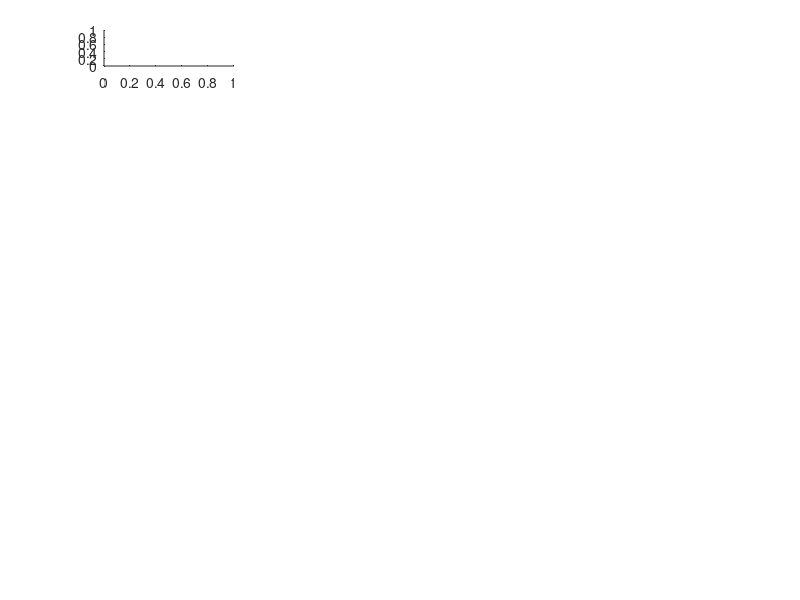

Write the MATLAB code that produced this figure. (Note: this script raises an error after producing the figure.)
% f_mf_burst = figure('Position', [488 1.8000 680.3150 857.9636],...
%     'Color','w');

% show_individual_traces = true;

left_edge = 0.13;
top_edge = 0.95;

left_edge_mf = 0.32;

burst_p_width = 0.1625;
burst_p_height = 0.06;
mf_p_width = 0.61;
height_space = 0.01;

x_scale_factor = 37.5;

%% Panel for burst input
ax_pos_burst = [left_edge top_edge-burst_p_height burst_p_width burst_p_height];
ax_burst_input = axes('Position', ax_pos_burst);
x_time = (1:30*Fs)/Fs;
dummy_y = zeros(size(x_time));
dummy_y(5*Fs:5.2*Fs) = 100;
plot(x_time,dummy_y,'Color',input_color)
xlim([4.5 4.5+burst_p_width*x_scale_factor])
ylim([0 150])
title('20x 100 spk/s Burst')
t1 = text(ax_burst_input,3.5, ax_burst_input.YLim(2)/2,'Input','Rotation',90,...
    'HorizontalAlignment','center');

standardAx(ax_burst_input);
ax_burst_input.XRuler.Visible = 'off';
ax_burst_input.YRuler.Visible = 'off';
ylabel('Input')
scale_opts = struct();
scale_opts.xlabel = 's';
scale_opts.ylabel = 'spk/s';
add_scale_bar(ax_burst_input,[1,50],scale_opts);


%% Panel for MF input
ax_pos_mf = [left_edge_mf top_edge-burst_p_height mf_p_width burst_p_height];
ax_mfburst_input = axes('Position', ax_pos_mf);
plot(x_time,time2rate(round(prot_timings{3}*20),Fs,30),'Color',input_color)
title('In vivo bursting MF')
xlim([0 mf_p_width*x_scale_factor])
standardAx(ax_mfburst_input);
ax_mfburst_input.XRuler.Visible = 'off';
ax_mfburst_input.YRuler.Visible = 'off';
scale_opts = struct();
scale_opts.ylabel = 'spk/s';
scale_opts.xlabel = 's';
add_scale_bar(ax_mfburst_input,[1,250],scale_opts);




%% Panel for fast cell burst reponse
% curr_cell_data = allData_invivo{3};
% curr_freqs = curr_cell_data.freqs{1}(:,1:2);
% cell 3 (1561), was original, cell 9 (1800) was ugly replacement
curr_cell_data = allData_invivo{10};
curr_freqs = curr_cell_data.freqs{1}(:,1:3);
curr_freqs = vertcat(curr_freqs{:});
curr_freqs = curr_freqs(:,1:30*Fs);
fast_ylim = [0 200];

ax_pos_burst(2) = ax_pos_burst(2)-burst_p_height-height_space;
ax_fast_burst = axes('Position', ax_pos_burst);

hold on
if show_individual_traces
    for ii = 1:3
        plot(x_time,curr_freqs(ii,:),'Color',[0.85 0.85 0.85])
    end
end
y_data = mean(curr_freqs);
if median_fltr
    y_data = medfilt1(y_data,Fs*0.02);
end

plot((1:numel(y_data))/Fs,y_data,'k')
hold off
xlim([4.5 4.5+burst_p_width*x_scale_factor])
ylim(fast_ylim);
t1 = text(ax_fast_burst,3.5, ax_fast_burst.YLim(2)/2,'Fast cell','Rotation',90,...
    'HorizontalAlignment','center');

standardAx(ax_fast_burst);
ax_fast_burst.Visible = 'off';

% scale_opts.origin = [9.5683 80];
add_scale_bar(ax_fast_burst,[0,50],scale_opts);


%% Panel for fast cell mf reponse
% curr_mf_resp = reshape(curr_cell_data.freqs{4},[600000,3]);
curr_mf_resp = curr_cell_data.freqs{2}{6};
curr_mf_resp(1:5*Fs) = []; %Cut off front bit
curr_mf_resp = reshape(curr_mf_resp(1:150*Fs),[30*Fs,5]);
curr_mf_resp = curr_mf_resp(:,1:2:5);


ax_pos_mf(2) = ax_pos_mf(2)-burst_p_height-height_space;
ax_fast_mf = axes('Position', ax_pos_mf);
hold on
if show_individual_traces
    for ii = 1:3
        plot(x_time',curr_mf_resp(:,ii),'Color',[0.85 0.85 0.85])
    end
end
y_data = mean(curr_mf_resp,2);
if median_fltr
    y_data = medfilt1(y_data,Fs*0.02);
end

plot((1:numel(y_data))/Fs,y_data,'k')

hold off
ylim(fast_ylim);
xlim([0 mf_p_width*x_scale_factor])
standardAx(ax_fast_mf);
ax_fast_mf.Visible = 'off';
% add_scale_bar(ax_fast_mf,[1,50]);




%% Panel for intermediate cell burst reponse
% curr_cell_data = allData_invivo{3};
% curr_freqs = curr_cell_data.freqs{1}(:,1:2);
% cell 3 (1561), was original, cell 9 (1800) was ugly replacement
curr_cell_data = allData_invivo{4};
curr_freqs = curr_cell_data.freqs{1}(:,4:6);
curr_freqs = vertcat(curr_freqs{:});
curr_freqs = curr_freqs(:,1:30*Fs);
fast_ylim = [0 200];

ax_pos_burst(2) = ax_pos_burst(2)-burst_p_height-height_space;
ax_int_burst = axes('Position', ax_pos_burst);

hold on
if show_individual_traces
    for ii = 1:3
        plot(x_time,curr_freqs(ii,:),'Color',[0.85 0.85 0.85])
    end
end
y_data = mean(curr_freqs);
if median_fltr
    y_data = medfilt1(y_data,Fs*0.02);
end

plot((1:numel(y_data))/Fs,y_data,'k')
hold off
xlim([4.5 4.5+burst_p_width*x_scale_factor])
ylim(fast_ylim);
t1 = text(ax_int_burst,3.5, ax_int_burst.YLim(2)/2,'Mid. cell','Rotation',90,...
    'HorizontalAlignment','center');

standardAx(ax_int_burst);
ax_int_burst.Visible = 'off';

% scale_opts.origin = [9.5683 80];
add_scale_bar(ax_int_burst,[0,50],scale_opts);


%% Panel for intermediate cell mf reponse
% curr_mf_resp = reshape(curr_cell_data.freqs{4},[600000,3]);
% curr_mf_resp = curr_cell_data.freqs{2}{2};
% curr_mf_resp(1:5*Fs) = []; %Cut off front bit
% curr_mf_resp = reshape(curr_mf_resp(1:150*Fs),[30*Fs,5]);
% curr_mf_resp = curr_mf_resp(:,1:2:5);

curr_mf_resp = reshape(curr_cell_data.freqs{2}{2},[600001,3]);


ax_pos_mf(2) = ax_pos_mf(2)-burst_p_height-height_space;
ax_int_mf = axes('Position', ax_pos_mf);
hold on
if show_individual_traces
    for ii = 1:3
        plot(x_time',curr_mf_resp(1:numel(x_time),ii),'Color',[0.85 0.85 0.85])
    end
end
y_data = mean(curr_mf_resp,2);
if median_fltr
    y_data = medfilt1(y_data,Fs*0.02);
end

plot((1:numel(y_data))/Fs,y_data,'k')

hold off
ylim(fast_ylim);
xlim([0 mf_p_width*x_scale_factor])
standardAx(ax_int_mf);
ax_int_mf.Visible = 'off';
% add_scale_bar(ax_fast_mf,[1,50]);





%% Panel for slow cell burst reponse
curr_cell_data = allData_invivo{1};
curr_freqs = curr_cell_data.freqs{1}(:,1:2);

curr_freqs = vertcat(curr_freqs{:});
curr_freqs = curr_freqs(:,1:30*Fs);
mid_ylim = [0 50];
mid_scale_bar = [0 20];

ax_pos_burst(2) = ax_pos_burst(2)-burst_p_height-height_space;
ax_mid_burst = axes('Position', ax_pos_burst);
hold on
if show_individual_traces
    for ii = 1:2
        plot(x_time,curr_freqs(ii,:),'Color',[0.85 0.85 0.85])
    end
end
y_data = mean(curr_freqs,1);
if median_fltr
    y_data = medfilt1(y_data,Fs*0.02);
end
plot((1:numel(y_data))/Fs,y_data,'k')

hold off
xlim([4.5 4.5+burst_p_width*x_scale_factor])
ylim(mid_ylim);
t1 = text(ax_mid_burst,3.5, ax_mid_burst.YLim(2)/2,'Slow cell','Rotation',90,...
    'HorizontalAlignment','center');


standardAx(ax_mid_burst);
ax_mid_burst.Visible = 'off';

scale_opts.origin = [10.3183 20];
add_scale_bar(ax_mid_burst,mid_scale_bar,scale_opts);


%% Panel for slow cell mf reponse
curr_mf_resp = reshape(curr_cell_data.freqs{2}{5},[600001,3]);

ax_pos_mf(2) = ax_pos_mf(2)-burst_p_height-height_space;
ax_mid_mf = axes('Position', ax_pos_mf);
hold on
if show_individual_traces
    for ii = 1:3
        plot(x_time',curr_mf_resp(1:numel(x_time),ii),'Color',[0.85 0.85 0.85])
    end
end
y_data = mean(curr_mf_resp,2);
if median_fltr
    y_data = medfilt1(y_data,Fs*0.02);
end

plot((1:numel(y_data))/Fs,y_data,'k')
hold off
ylim(mid_ylim);
xlim([0 mf_p_width*x_scale_factor])
standardAx(ax_mid_mf);
ax_mid_mf.Visible = 'off';
% add_scale_bar(ax_mid_mf,mid_scale_bar);




%% Panel for off cell burst reponse
curr_cell_data = allData_invivo{2};
curr_freqs = curr_cell_data.freqs{1}(:,1:2);

curr_freqs = vertcat(curr_freqs{:});
curr_freqs = curr_freqs(:,1:30*Fs);
off_ylim = [0 50];
off_scale_bar = [0 10];

ax_pos_burst(2) = ax_pos_burst(2)-burst_p_height-height_space;
ax_off_burst = axes('Position', ax_pos_burst);
hold on
if show_individual_traces
    for ii = 1:2
        plot(x_time,curr_freqs(ii,:),'Color',[0.85 0.85 0.85])
    end
end
y_data = mean(curr_freqs,1);
if median_fltr
    y_data = medfilt1(y_data,Fs*0.02);
end
plot((1:numel(y_data))/Fs,y_data,'k')
hold off
xlim([4.5 4.5+burst_p_width*x_scale_factor])
ylim(off_ylim);
t1 = text(ax_off_burst,3.5, ax_off_burst.YLim(2)/2,'OFF cell','Rotation',90,...
    'HorizontalAlignment','center');

standardAx(ax_off_burst);
ax_off_burst.Visible = 'off';
scale_opts.origin = [10.3183 8];
add_scale_bar(ax_off_burst,off_scale_bar,scale_opts);


%% Panel for off cell mf reponse
curr_mf_resp = reshape(curr_cell_data.freqs{2}{5},[600001,3]);

ax_pos_mf(2) = ax_pos_mf(2)-burst_p_height-height_space;
ax_off_mf = axes('Position', ax_pos_mf);
hold on
if show_individual_traces
    for ii = 1:3
        plot(x_time',curr_mf_resp(1:numel(x_time),ii),'Color',[0.85 0.85 0.85])
    end
end
y_data = mean(curr_mf_resp,2);
if median_fltr
    y_data = medfilt1(y_data,Fs*0.02);
end

plot((1:numel(y_data))/Fs,y_data,'k')
hold off
ylim(off_ylim);
xlim([0 mf_p_width*x_scale_factor])
standardAx(ax_off_mf);
ax_off_mf.Visible = 'off';
scale_opts = struct();
scale_opts.origin = [27 8];
% add_scale_bar(ax_off_mf,off_scale_bar,scale_opts);